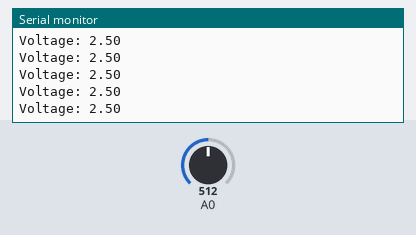
Simulated run of this sketch. Board: Arduino Uno, built with avr-gcc and run on an emulated ATmega328P. On the bench: the last lines printed to the serial monitor. The inputs (shaded band) are chosen by the test bench; at power-on: A0 = 512.

Above: at 1.2 s.
1.3 s: A0 set to 418
At 1.31 s:
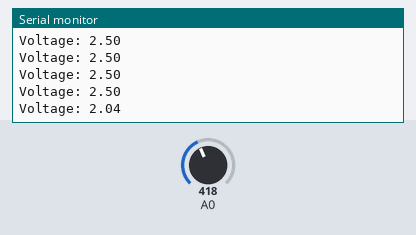
2.8 s: A0 set to 391
At 2.94 s:
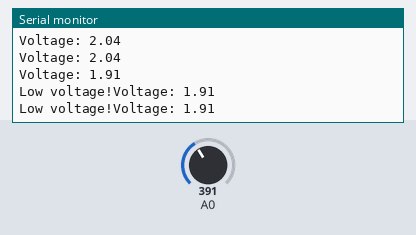
Timing chart, 0 to 5.8 s (numbered marks = the images above; inputs shaded):
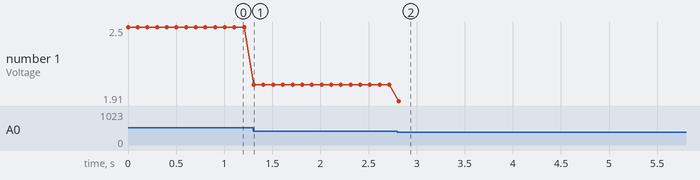

The sketch:

Potentiometer_If_Statement.ino
```cpp
void setup() {
    Serial.begin(9600);
}

void loop() {
    int adc = analogRead(A0);
    float voltage = (adc * 0.00488);
    Serial.print("Voltage: ");
    Serial.println(voltage);

    if (voltage < 2.0){
      Serial.print ("Low voltage!");
    }

    delay(100);
}
```

Measured:
- the behaviour switches between 410 and 409 on A0 (found by bisection; images 1 and 2)
- after the input at 1.3 s, the serial monitor: prints a new line at once (image 1)
- after the input at 2.8 s, the serial monitor: prints a new line at once (image 2)
- plotted number 1: 2.5 → 2.04 after the input at 1.3 s, 2.04 → 1.91 after the input at 2.8 s
